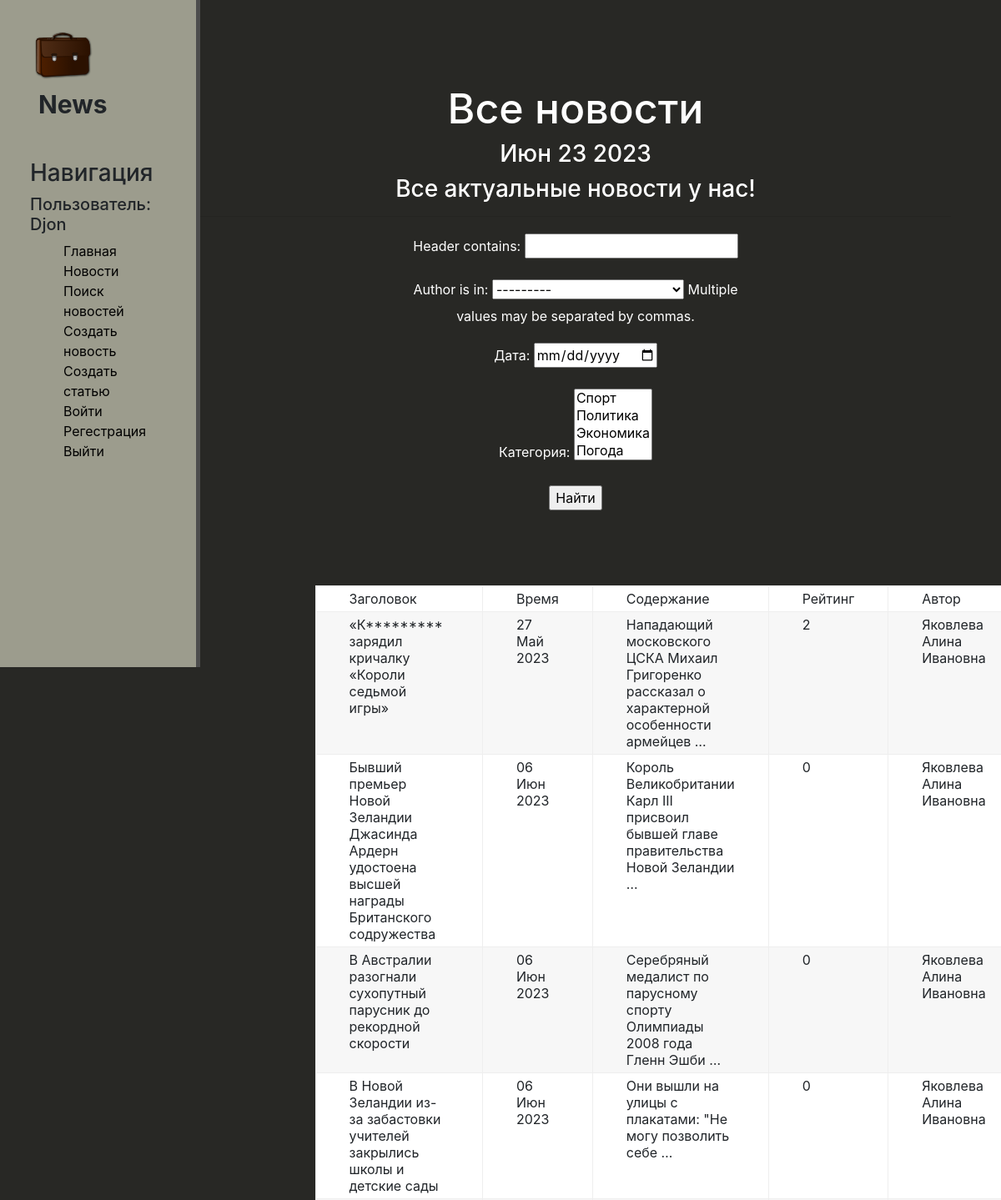
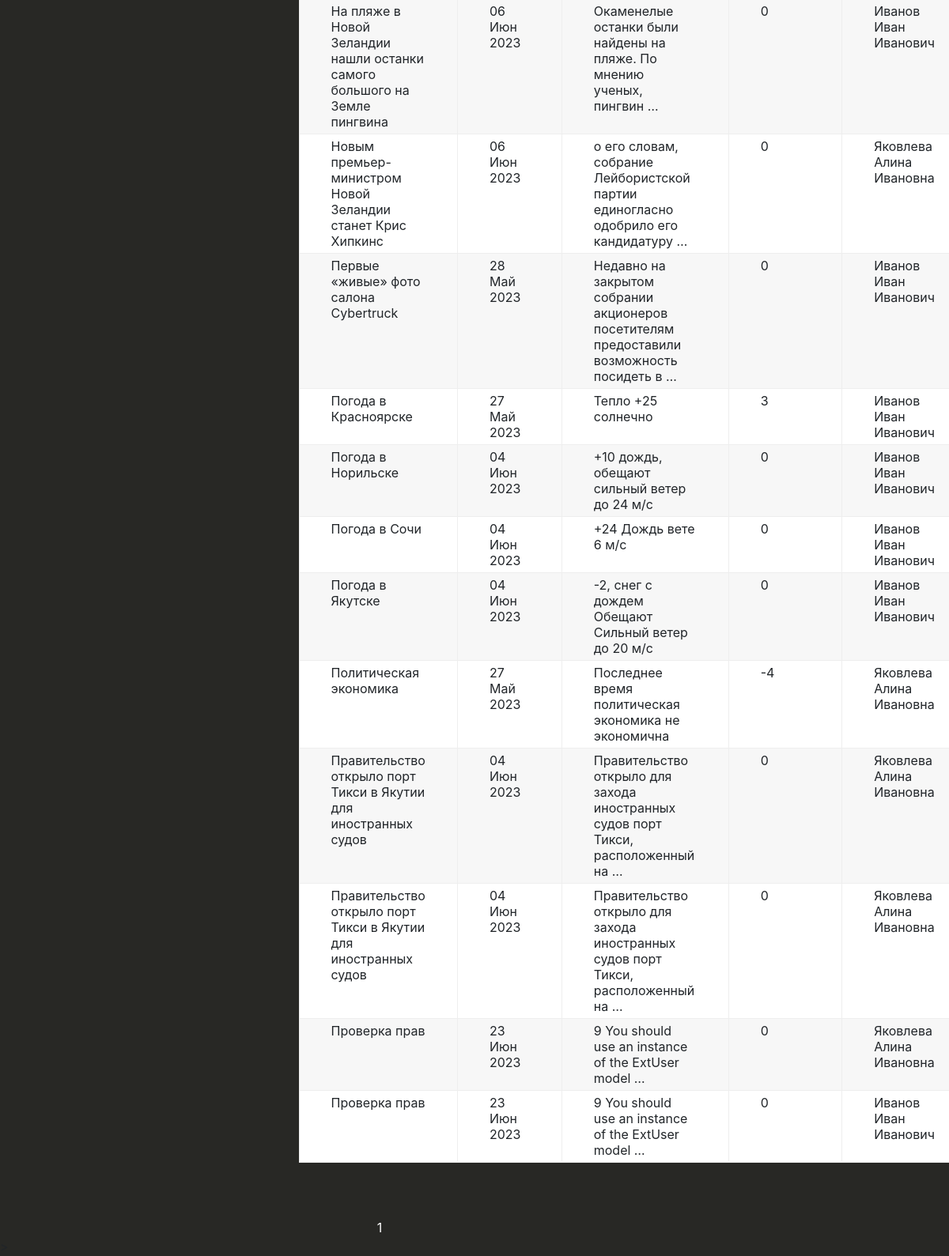
The page /news/ (signed in) on the database its author committed (2 pictures, top to bottom).
### news/models.py (models this page shows, shortened)
class Post(models.Model):
    author = models.ForeignKey(Author, on_delete=models.CASCADE)
    type = models.CharField(max_length=2, choices=TYPES, default=news_)
    time_in = models.DateTimeField(auto_now_add=True)
    category = models.ManyToManyField('Category', through='PostCategory')
    header = models.CharField(max_length=255)
    content = models.TextField(default="...")
    rating = models.IntegerField(default=0)

class Author(models.Model):
    full_name = models.CharField(max_length=100)
    user = models.OneToOneField(User, on_delete=models.CASCADE, primary_key=True)
    rating = models.IntegerField(default=0)
    def __str__(self):
        return self.full_name.title()

### news/views.py (the view)
# urls.py: path('news/', PostList.as_view(), name='news'),
class PostList(ListView):
    model = Post
    ordering = 'header'
    template_name = 'flatpages/news/news.html'
    context_object_name = 'news'
    paginate_by = 25
    def get_queryset(self):
        queryset = super().get_queryset()
        self.filterset = PostFilter(self.request.GET, queryset)
        return self.filterset.qs
    def get_context_data(self, **kwargs):
        context = super().get_context_data(**kwargs)
        context['time_now'] = datetime.utcnow()
        context['next_sale'] = None
        context['next_sale'] = "Все актуальные новости у нас!"
        context['filterset'] = self.filterset
        return context

### news/models.py (called while the page is built)
    def __str__(self):
        return self.name.title()

### news/templatetags/custom_censor.py (called while the page is built)
def censor(value):
    bad_words = ['Редиска', 'Карнаухов']
    for word in bad_words:
        value = value.replace(word, word[0] + '*' * len(word))
    return value

### news/templates/flatpages/news/news.html (shortened to what this page needs)
{% extends 'flatpages/news/default.html'%}
{% load custom_censor %}
{% block content %}
<div class="features">
       <h1> Все новости  </h1>
       <h3>{{ time_now|date:'M d Y' }}</h3>
         <h3> {{ next_sale|default_if_none:"Чуть позже сообщим о распродаже!" }} </h3>
       <hr>
    <form action="" method="get">
        {{ filterset.form.as_p }}
        <input type="submit" value="Найти" />
    </form>
       <div class="table">
   <p>{% if news %}
       <table>
           <tr>
               <td>Заголовок</td>
               <td>Время</td>
               <td>Содержание</td>
               <td>Рейтинг</td>
               <td>Автор</td>
           </tr>
           {% for post in news %}
           <tr>
               <td>{{ post.header | censor}}</td>
               <td>{{ post.time_in | date:'d M Y' }}</td>
               <td>{{ post.content|truncatewords:10 }}</td>
               <td>{{ post.rating }}</td>
               <td>{{ post.author.full_name }}</td>
           {% endfor %}
       </table>
       </div>
   {% else %}
       <h2>Новостей нет!</h2>
   {% endif %}
   </div>
   <div class="pagin">
   {{ page_obj.number }}
   </div>>
{% endblock %}

### news/templates/flatpages/news/default.html (shortened to what this page needs)
{% load static %}
<html lang="en">
 <head>
    <link rel="stylesheet" href="https://stackpath.bootstrapcdn.com/bootstrap/4.1.3/css/bootstrap.min.css">
    <link rel="stylesheet" href="{% static 'news/css/news.css' %}">
</head>
<body>
     <aside>
         <img src="{% static 'news/img/briefcase.svg' %}" alt="">
         <span class="logo">News</span>
         <h3>Навигация</h3>
         <h5> Пользователь: {{request.user.username}}</h5>
         <ul>
            <a href="{% url 'home' %}"><li></i> Главная</li></a>
            <a href="{% url 'news' %}"><li>Новости</li></a>
            <a href="{% url 'search' %}"><li>Поиск новостей</li></a>
            <a href="{% url 'post_create' %}"><li>Создать новость</li></a>
            <a href="{% url 'article_create' %}"><li>Создать статью</li></a>
            <a href="{% url 'login' %}"><li>Войти</li></a>
            <a href="{% url 'signup' %}"><li>Регестрация</li></a>
            <a href="{% url 'logout' %}"><li>Выйти</li></a>
         </ul>
     </aside>
     <main>
        {% block content %}
        {% endblock %}
     </main>
</body>
</html>

### news/static/news/css/news.css (style rules this page uses)
body { background: #282825; }
aside { float: left; background: #9c9c8d; width: 20%; padding:3%; border-right: 5px solid #4d4d4d; height: 100vh; }
aside img { width: 80px; float:left; }
aside .logo { font-size:30px; margin-left: 10px; font-weight: bold; position: relative; top: +7px; }
aside h3 { margin-top: 50px; font-size: 28px; }
aside ul { list-style: none }
aside ul li { color: #000000; display: block; margin-to: 20px; transition: transform .6s ease; }
main .features { float: left; color: #fff; margin-top: 100px; text-align: center; width: 75%; }
main .features h1 { font-size: 50px; }
main .features p { max-width: 400px; margin: 20px auto; }
.table { border: 0px solid #eee; table-layout: fixed; width: 75%; margin-bottom: 70px; margin-top: 90px; }
.table td { padding: 5px 40px; border: 1px solid #eee; text-align: left; }
.table tbody tr:nth-child(odd) { background: #fff; }
.table tbody tr:nth-child(even) { background: #F7F7F7; }
.pagin { color: #fff; width: 80%; text-align: center; margin-to: 20px; transition: transform .6s ease; }

### rows shown on the page
Post: header|censor "«К********* зарядил кричалку «Короли седьмой игры»", time_in "27 Май 2023", content "Нападающий московского ЦСКА Михаил Григоренко рассказал о характерной особенности армейцев …", rating "2", author.full_name "Яковлева Алина Ивановна"
Post: header|censor "Бывший премьер Новой Зеландии Джасинда Ардерн удостоена высшей награды Британского содружества", time_in "06 Июн 2023", content "Король Великобритании Карл III присвоил бывшей главе правительства Новой Зеландии …", rating "0", author.full_name "Яковлева Алина Ивановна"
Post: header|censor "В Австралии разогнали сухопутный парусник до рекордной скорости", time_in "06 Июн 2023", content "Серебряный медалист по парусному спорту Олимпиады 2008 года Гленн Эшби …", rating "0", author.full_name "Яковлева Алина Ивановна"
Post: header|censor "В Новой Зеландии из-за забастовки учителей закрылись школы и детские сады", time_in "06 Июн 2023", content "Они вышли на улицы с плакатами: \"Не могу позволить себе …", rating "0", author.full_name "Яковлева Алина Ивановна"
Post: header|censor "На пляже в Новой Зеландии нашли останки самого большого на Земле пингвина", time_in "06 Июн 2023", content "Окаменелые останки были найдены на пляже. По мнению ученых, пингвин …", rating "0", author.full_name "Иванов Иван Иванович"
Post: header|censor "Новым премьер-министром Новой Зеландии станет Крис Хипкинс", time_in "06 Июн 2023", content "о его словам, собрание Лейбористской партии единогласно одобрило его кандидатуру …", rating "0", author.full_name "Яковлева Алина Ивановна"
Post: header|censor "Первые «живые» фото салона Cybertruck", time_in "28 Май 2023", content "Недавно на закрытом собрании акционеров посетителям предоставили возможность посидеть в …", rating "0", author.full_name "Иванов Иван Иванович"
Post: header|censor "Погода в Красноярске", time_in "27 Май 2023", content "Тепло +25 солнечно", rating "3", author.full_name "Иванов Иван Иванович"
Post: header|censor "Погода в Норильске", time_in "04 Июн 2023", content "+10 дождь, обещают сильный ветер до 24 м/с", rating "0", author.full_name "Иванов Иван Иванович"
Post: header|censor "Погода в Сочи", time_in "04 Июн 2023", content "+24 Дождь вете 6 м/с", rating "0", author.full_name "Иванов Иван Иванович"
Post: header|censor "Погода в Якутске", time_in "04 Июн 2023", content "-2, снег с дождем Обещают Сильный ветер до 20 м/c", rating "0", author.full_name "Иванов Иван Иванович"
Post: header|censor "Политическая экономика", time_in "27 Май 2023", content "Последнее время политическая экономика не экономична", rating "-4", author.full_name "Яковлева Алина Ивановна"
Post: header|censor "Правительство открыло порт Тикси в Якутии для иностранных судов", time_in "04 Июн 2023", content "Правительство открыло для захода иностранных судов порт Тикси, расположенный на …", rating "0", author.full_name "Яковлева Алина Ивановна"
Post: header|censor "Правительство открыло порт Тикси в Якутии для иностранных судов", time_in "04 Июн 2023", content "Правительство открыло для захода иностранных судов порт Тикси, расположенный на …", rating "0", author.full_name "Яковлева Алина Ивановна"
Post: header|censor "Проверка прав", time_in "23 Июн 2023", content "9 You should use an instance of the ExtUser model …", rating "0", author.full_name "Яковлева Алина Ивановна"
Post: header|censor "Проверка прав", time_in "23 Июн 2023", content "9 You should use an instance of the ExtUser model …", rating "0", author.full_name "Иванов Иван Иванович"

### other values the page prints
{{ request.user.username }} "Djon"
{{ time_now|date:'M d Y' }} "Июн 23 2023"
{{ next_sale|default_if_none:"Чуть позже сообщим о распродаже!" }} "Все актуальные новости у нас!"
{{ page_obj.number }} "1"
